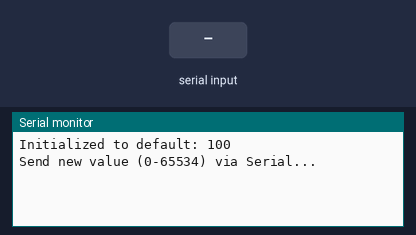
Bench run of a sketch on a simulated Arduino Uno, built with avr-gcc and run on an emulated ATmega328P. Shown: the last lines printed to the serial monitor. The inputs (shaded band) are chosen by the test bench. EEPROM starts erased.

Above: at 1.2 s.
1.3 s: "90,45\n" received over Serial
At 2.5 s:
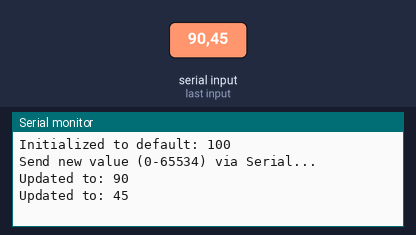
2.8 s: "30,150\n" received over Serial
At 3.8 s:
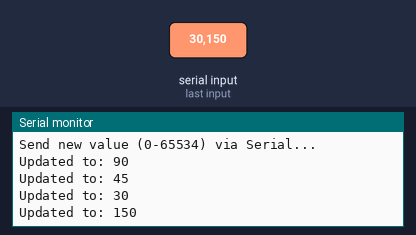
Timing chart, 0 to 5.8 s (numbered marks = the images above; inputs shaded):
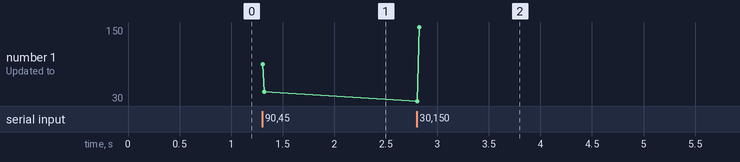

The sketch:

ard_magic_reset.ino
```cpp
#include <EEPROM.h>

// Configuration
const int EEPROM_ADDR = 0;  // EEPROM address for our value
const unsigned int DEFAULT_VALUE = 100;  // Default if uninitialized
unsigned int persistentValue;  // Variable to persist

void setup() {
  Serial.begin(9600);

  // Read stored value from EEPROM
  EEPROM.get(EEPROM_ADDR, persistentValue);

  // Check if EEPROM is uninitialized (initial state: 0xFFFF)
  if (persistentValue == 0xFFFF) {
    persistentValue = DEFAULT_VALUE;
    EEPROM.put(EEPROM_ADDR, persistentValue);
    Serial.print("Initialized to default: ");
  } else {
    Serial.print("Current value: ");
  }
  Serial.println(persistentValue);
  Serial.println("Send new value (0-65534) via Serial...");
}

void loop() {
  if (Serial.available() > 0) {
    long input = Serial.parseInt();  // Read integer from Serial
    // Flush remaining characters (like newline)
    while (Serial.available()) Serial.read();

    // Validate input range
    if (input < 0) {
      Serial.println("Error: Negative value!");
    } else if (input > 65534) {
      Serial.println("Error: Max value is 65534!");
    } else {
      unsigned int newValue = (unsigned int)input;

      // Only update if value changed
      if (newValue != persistentValue) {
        persistentValue = newValue;
        EEPROM.put(EEPROM_ADDR, persistentValue);
        Serial.print("Updated to: ");
        Serial.println(persistentValue);
      } else {
        Serial.println("Value unchanged.");
      }
    }
  }
}
```

Measured:
- after the input at 1.3 s, the serial monitor: prints a new line at once (image 1)
- after the input at 2.8 s, the serial monitor: prints a new line at once (image 2)
- plotted number 1: 45 → 150 after the input at 2.8 s
